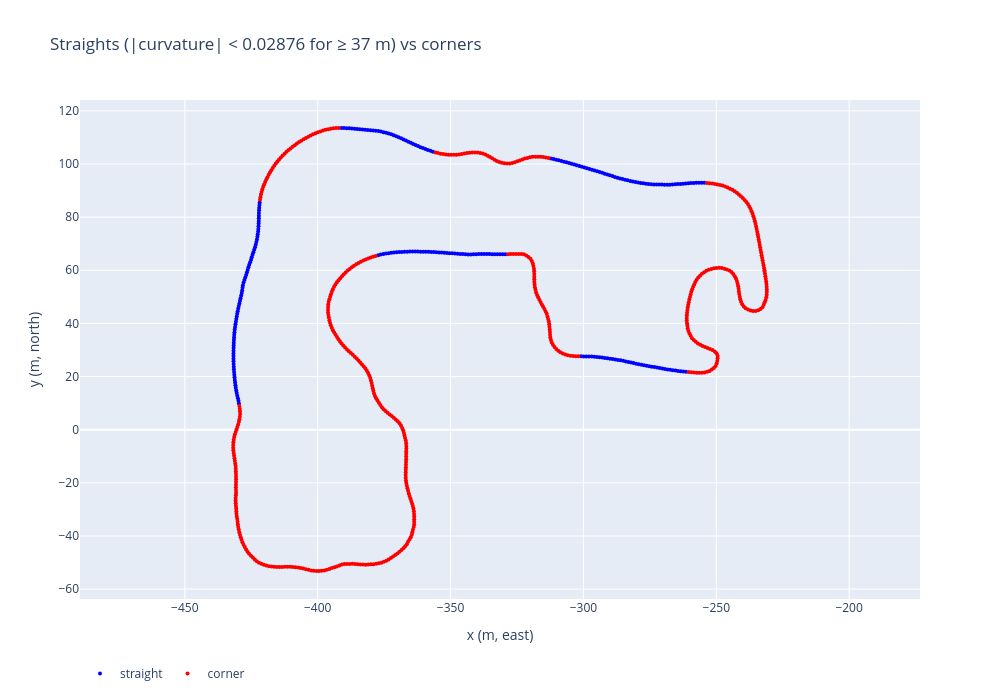

Here is the notebook cell this chart was saved with:
### Code cell
plot_best_score(space_scores=scores2, cl = cl)

### Figure 1 — Plotly figure (JSON) as saved in the notebook; plotly's stock layout.template omitted (floating-point values rounded to 4 significant figures; data arrays with more than 128 entries replaced by an {"elided": "..."} marker saying what was removed)
{"data": [{"customdata": {"elided": "265x2 float values"}, "hovertemplate": "s = %{customdata[0]:.0f} m<br>smoothed curvature = %{customdata[1]:.4f} 1/m<extra></extra>", "marker": {"color": "blue", "size": 4}, "mode": "markers", "name": "straight", "type": "scatter", "x": {"elided": "265 float values"}, "y": {"elided": "265 float values"}}, {"customdata": {"elided": "541x2 float values"}, "hovertemplate": "s = %{customdata[0]:.0f} m<br>smoothed curvature = %{customdata[1]:.4f} 1/m<extra></extra>", "marker": {"color": "red", "size": 4}, "mode": "markers", "name": "corner", "type": "scatter", "x": {"elided": "541 float values"}, "y": {"elided": "541 float values"}}], "layout": {"height": 700, "legend": {"orientation": "h", "y": -0.12}, "title": {"text": "Straights (|curvature| < 0.02876 for ≥ 37 m) vs corners"}, "width": 1000, "xaxis": {"title": {"text": "x (m, east)"}}, "yaxis": {"scaleanchor": "x", "scaleratio": 1, "title": {"text": "y (m, north)"}}}}
